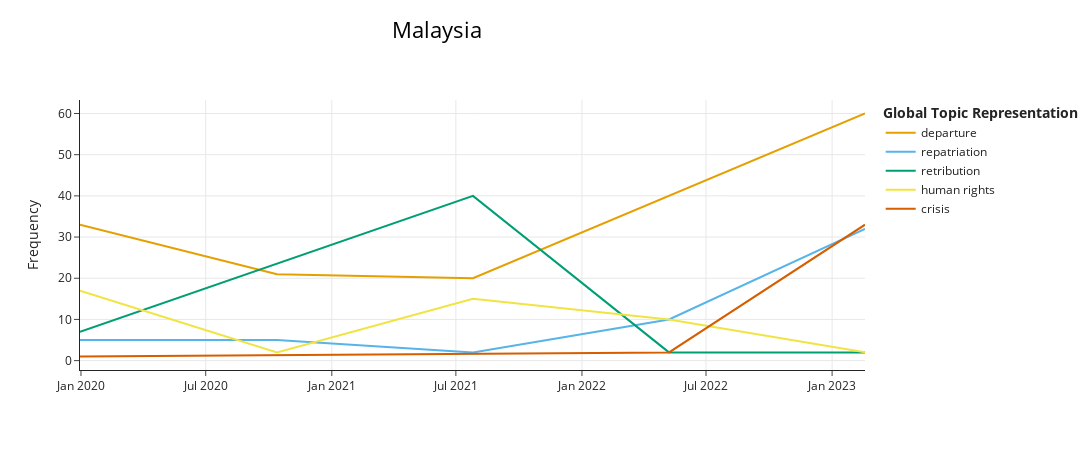

This figure's notebook cell:
### Code cell
topics_over_time_my = topic_model_my.topics_over_time(corpus_my, timestamps_my, nr_bins=5)
topic_model_my.visualize_topics_over_time(topics_over_time_my, top_n_topics=5, title='Malaysia', custom_labels=True)

### Figure 1 — Plotly figure (JSON) as saved in the notebook; plotly's stock layout.template omitted (floating-point values rounded to 4 significant figures)
{"data": [{"hoverinfo": "text", "hovertext": ["<b>Topic 0</b><br>Words: sea, rohingya, boat, refugees, coast", "<b>Topic 0</b><br>Words: boat, sea, rohingya, boats, refugee", "<b>Topic 0</b><br>Words: boat, aceh, rohingya, sea, indonesia", "<b>Topic 0</b><br>Words: boat, sea, rohingya, said, aceh", "<b>Topic 0</b><br>Words: aceh, boat, indonesia, rohingya, sea"], "marker": {"color": "#E69F00"}, "mode": "lines", "name": "departure", "type": "scatter", "x": ["2019-12-30T13:40:48", "2020-10-13T00:00:00", "2021-07-26T00:00:00", "2022-05-08T00:00:00", "2023-02-18T00:00:00"], "y": [33, 21, 20, 40, 60]}, {"hoverinfo": "text", "hovertext": ["<b>Topic 1</b><br>Words: bangladesh, anniversary, mfh, million, refugee", "<b>Topic 1</b><br>Words: bangladesh, refugeesmainlymuslim, stalled, neighbour, sheltered", "<b>Topic 1</b><br>Words: paris, seriously, hasina, aathe, demolitionsabout", "<b>Topic 1</b><br>Words: bangladesh, rohingya, myanmar, repatriation, return", "<b>Topic 1</b><br>Words: repatriation, myanmar, bangladesh, return, rohingya"], "marker": {"color": "#56B4E9"}, "mode": "lines", "name": "repatriation", "type": "scatter", "x": ["2019-12-30T13:40:48", "2020-10-13T00:00:00", "2021-07-26T00:00:00", "2022-05-08T00:00:00", "2023-02-18T00:00:00"], "y": [5, 5, 2, 10, 32]}, {"hoverinfo": "text", "hovertext": ["<b>Topic 2</b><br>Words: immigration, stall, songkhla, depot, kedah", "<b>Topic 2</b><br>Words: depot, detainees, immigration, kedah, detention", "<b>Topic 2</b><br>Words: depot, detainees, saifuddin, kedah, immigration", "<b>Topic 2</b><br>Words: pekan, car, immigration, total, depot"], "marker": {"color": "#009E73"}, "mode": "lines", "name": "retribution", "type": "scatter", "x": ["2019-12-30T13:40:48", "2021-07-26T00:00:00", "2022-05-08T00:00:00", "2023-02-18T00:00:00"], "y": [7, 40, 2, 2]}, {"hoverinfo": "text", "hovertext": ["<b>Topic 3</b><br>Words: court, genocide, measures, justice, gambia", "<b>Topic 3</b><br>Words: husband, law, saidlegal, emery, din", "<b>Topic 3</b><br>Words: court, case, icj, gambia, hearings", "<b>Topic 3</b><br>Words: court, case, gambia, genocide, myanmar", "<b>Topic 3</b><br>Words: court, case, genocide, hearings, crimes"], "marker": {"color": "#F0E442"}, "mode": "lines", "name": "human rights", "type": "scatter", "x": ["2019-12-30T13:40:48", "2020-10-13T00:00:00", "2021-07-26T00:00:00", "2022-05-08T00:00:00", "2023-02-18T00:00:00"], "y": [17, 2, 15, 10, 2]}, {"hoverinfo": "text", "hovertext": ["<b>Topic 4</b><br>Words: protect, grimmerwhile, justices, governmentimposed, ordering", "<b>Topic 4</b><br>Words: cyclone, climate, sitrang, damage, coastal", "<b>Topic 4</b><br>Words: cyclone, storm, people, mocha, sittwe"], "marker": {"color": "#D55E00"}, "mode": "lines", "name": "crisis", "type": "scatter", "x": ["2019-12-30T13:40:48", "2022-05-08T00:00:00", "2023-02-18T00:00:00"], "y": [1, 2, 33]}], "layout": {"height": 450, "hoverlabel": {"bgcolor": "white", "font": {"family": "Rockwell", "size": 16}}, "legend": {"title": {"text": "<b>Global Topic Representation"}}, "title": {"font": {"color": "Black", "size": 22}, "text": "Malaysia", "x": 0.4, "xanchor": "center", "y": 0.95, "yanchor": "top"}, "width": 1250, "xaxis": {"autorange": true, "range": ["2019-12-30 13:40:48", "2023-02-18"], "showgrid": true, "type": "date"}, "yaxis": {"autorange": true, "range": [-2.278, 63.28], "showgrid": true, "title": {"text": "Frequency"}, "type": "linear"}}}
